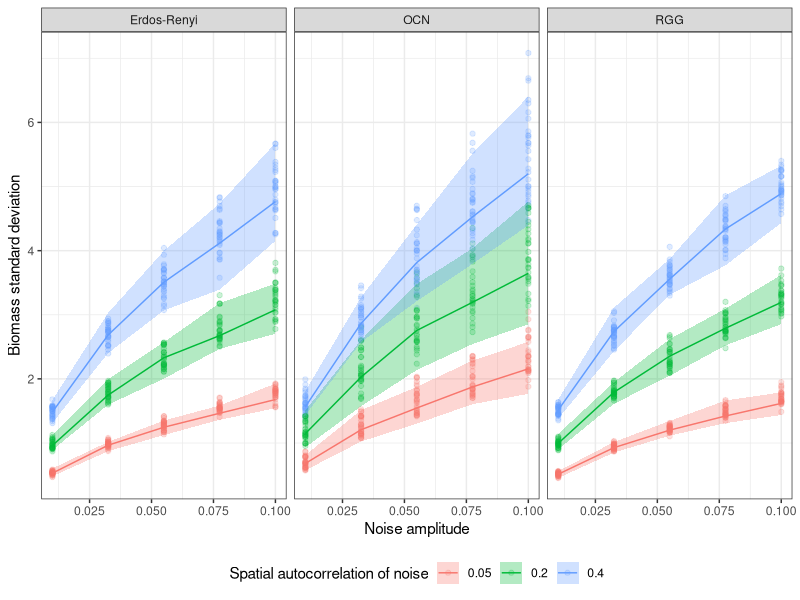
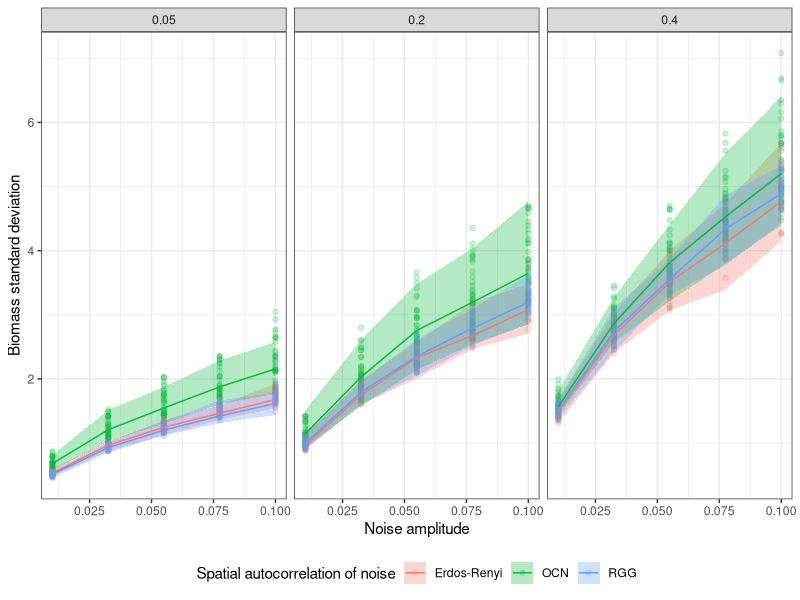
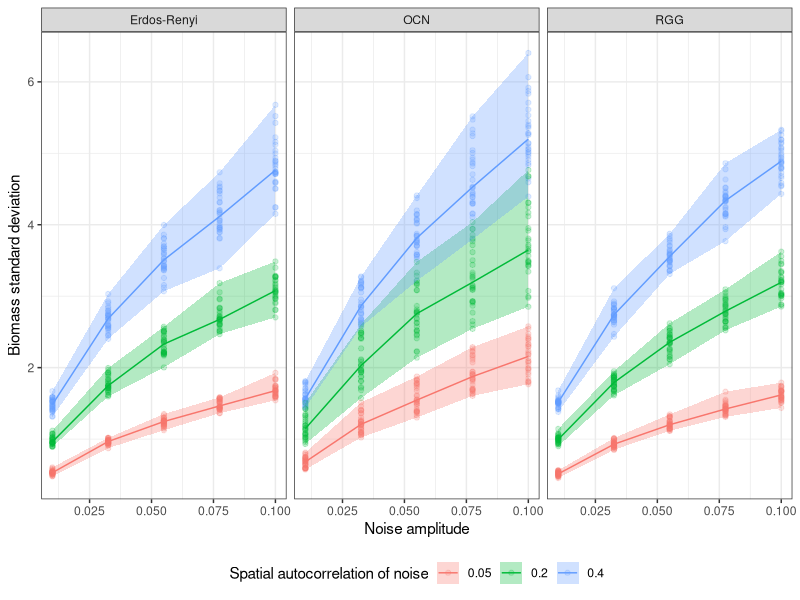
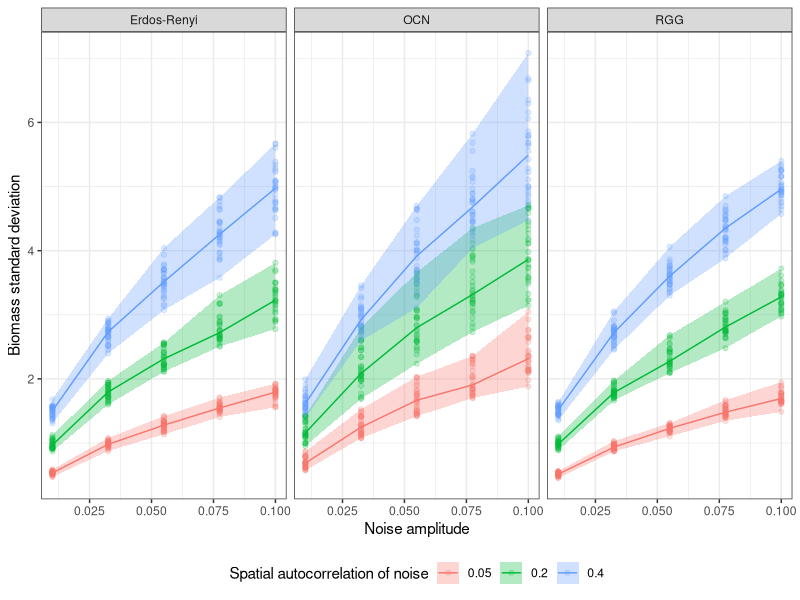
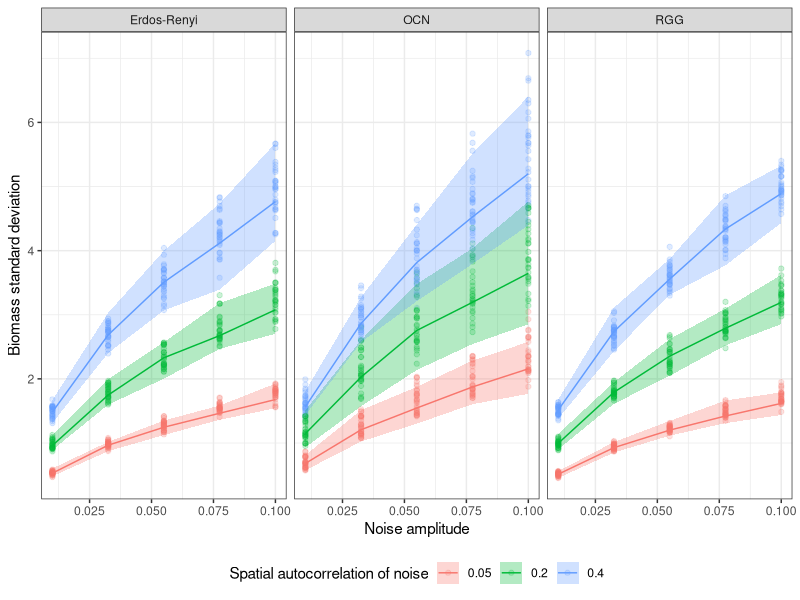
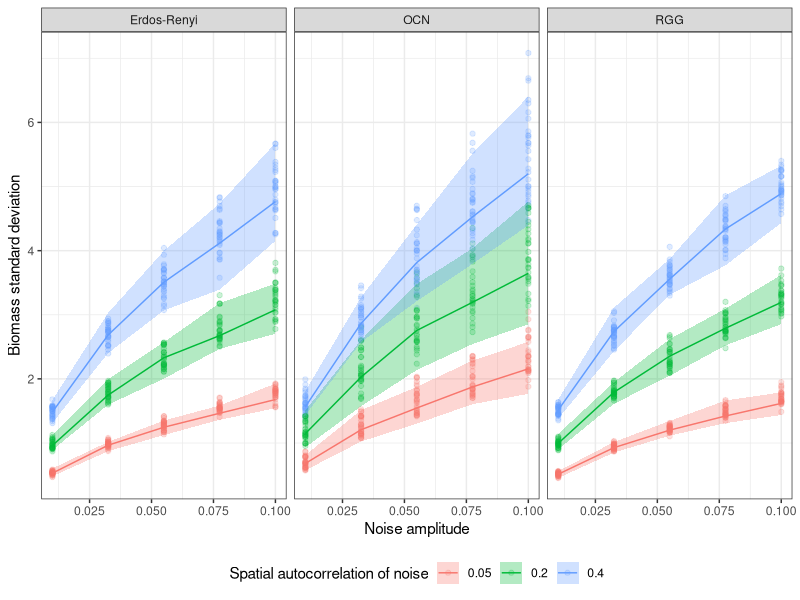

The R script that drew these images, in order:
library(ggplot2)
library(reshape2)
data = read.csv('output/0_All_data.csv', header = T)


# computing the relative absolute error of mean, sd and acf_1
data$mean_RAE = abs(data$x_reduced_mean - data$R_mean)/pmax(data$R_mean, data$x_reduced_mean)
data$sd_RAE = abs(data$x_reduced_sd - data$R_sd)/pmax(data$R_sd, data$x_reduced_sd)
data$acf_1_RAE = abs(data$x_reduced_acf_1 - data$R_acf_1)/pmax(abs(data$R_acf_1), abs(data$x_reduced_acf_1))



ggplot(data = data, mapping = aes(x = noise_amplitude, y = x_reduced_sd, color = as.factor(noise_cov_dist))) +
  geom_point(alpha = 0.2) +
  facet_grid(~kind) +
  stat_summary(mapping = aes(x = noise_amplitude, y = R_sd, fill = as.factor(noise_cov_dist)),
               color = 'transparent',
               fun.min = function(z) { quantile(z,0) },
               fun.max = function(z) { quantile(z,1) },
               fun = median,
               geom = 'ribbon', alpha = 0.3) +
  stat_summary(
    mapping = aes(x = noise_amplitude, y = R_sd, color = as.factor(noise_cov_dist)),
    fun = median,
    geom = 'line')  +
  xlab('Noise amplitude') +
  ylab('Biomass standard deviation') +
  scale_color_discrete("Spatial autocorrelation of noise") +
  scale_fill_discrete("Spatial autocorrelation of noise") +
  theme_bw() +
  theme(legend.position = "bottom")

ggsave('sd_prediction.pdf', width = 210, height = 90, unit = 'mm')





ggplot(data = data, mapping = aes(x = noise_amplitude, y = x_reduced_sd, color = kind)) +
  geom_point(alpha = 0.2) +
  facet_grid(~noise_cov_dist) +
  stat_summary(mapping = aes(x = noise_amplitude, y = R_sd, fill = kind),
               color = 'transparent',
               fun.min = function(z) { quantile(z,0) },
               fun.max = function(z) { quantile(z,1) },
               fun = median,
               geom = 'ribbon', alpha = 0.3) +
  stat_summary(
    mapping = aes(x = noise_amplitude, y = R_sd, color = kind),
    fun = median,
    geom = 'line')  +
  xlab('Noise amplitude') +
  ylab('Biomass standard deviation') +
  scale_color_discrete("Spatial autocorrelation of noise") +
  scale_fill_discrete("Spatial autocorrelation of noise") +
  theme_bw() +
  theme(legend.position = "bottom")

## not used : ################################

ggplot(data = data, mapping = aes(x = noise_amplitude, y = R_sd, color = as.factor(noise_cov_dist))) +
  geom_point(alpha = 0.2) +
  facet_grid(~kind) +
  stat_summary(mapping = aes(x = noise_amplitude, y = R_sd, fill = as.factor(noise_cov_dist)),
               color = 'transparent',
               fun.min = function(z) { quantile(z,0) },
               fun.max = function(z) { quantile(z,1) },
               fun = median,
               geom = 'ribbon', alpha = 0.3) +
  stat_summary(
    mapping = aes(x = noise_amplitude, y = R_sd, color = as.factor(noise_cov_dist)),
    fun = median,
    geom = 'line') +
  xlab('Noise amplitude') +
  ylab('Biomass standard deviation') +
  scale_color_discrete("Spatial autocorrelation of noise") +
  scale_fill_discrete("Spatial autocorrelation of noise") +
  theme_bw() +
  theme(legend.position = "bottom")




ggplot(data = data, mapping = aes(x = noise_amplitude, y = x_reduced_sd, color = as.factor(noise_cov_dist))) +
  geom_point(alpha = 0.2) +
  facet_grid(~kind) +
  stat_summary(mapping = aes(x = noise_amplitude, y = x_reduced_sd, fill = as.factor(noise_cov_dist)),
               color = 'transparent',
               fun.min = function(z) { quantile(z,0) },
               fun.max = function(z) { quantile(z,1) },
               fun = median,
               geom = 'ribbon', alpha = 0.3) +
  stat_summary(
    mapping = aes(x = noise_amplitude, y = x_reduced_sd, color = as.factor(noise_cov_dist)),
    fun = median,
    geom = 'line') +
  xlab('Noise amplitude') +
  ylab('Biomass standard deviation') +
  scale_color_discrete("Spatial autocorrelation of noise") +
  scale_fill_discrete("Spatial autocorrelation of noise") +
  theme_bw() +
  theme(legend.position = "bottom")




ggplot(data = data, mapping = aes(x = noise_amplitude, y = x_reduced_sd, color = as.factor(noise_cov_dist))) +
  geom_point(alpha = 0.2) +
  facet_grid(~kind) +
  stat_summary(mapping = aes(x = noise_amplitude, y = R_sd, fill = as.factor(noise_cov_dist)),
               color = 'transparent',
               fun.min = function(z) { quantile(z,0) },
               fun.max = function(z) { quantile(z,1) },
               fun = median,
               geom = 'ribbon', alpha = 0.3) +
  stat_summary(
    mapping = aes(x = noise_amplitude, y = R_sd, color = as.factor(noise_cov_dist)),
    fun = median,
    geom = 'line')  +
  xlab('Noise amplitude') +
  ylab('Biomass standard deviation') +
  scale_color_discrete("Spatial autocorrelation of noise") +
  scale_fill_discrete("Spatial autocorrelation of noise") +
  theme_bw() +
  theme(legend.position = "bottom")

